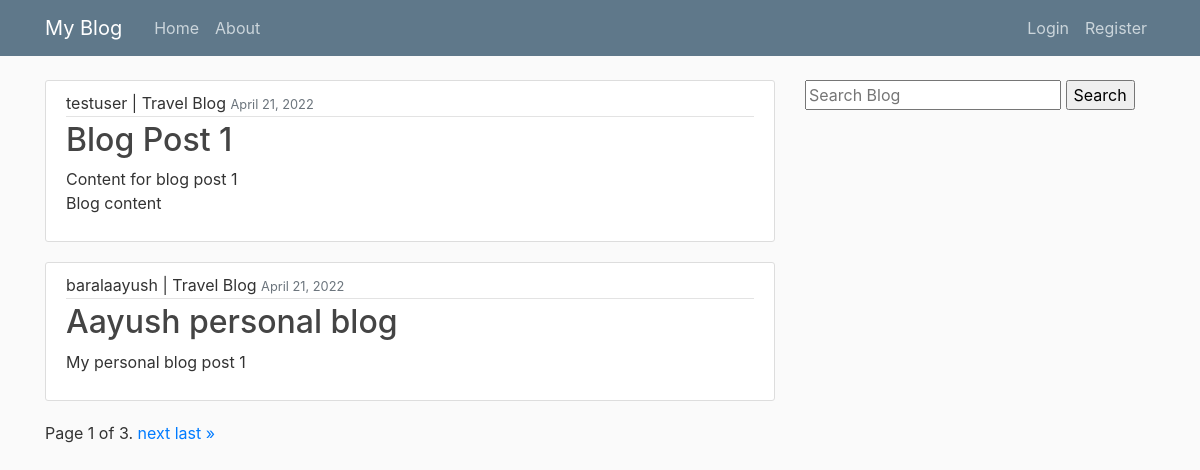
The page / on the database its author committed.
### blog/models.py (models this page shows, shortened)
class Post(models.Model):
    title = models.CharField(max_length=20)
    content = models.TextField()
    date_posted = models.DateField(default=timezone.now)
    author = models.ForeignKey(User, on_delete=models.CASCADE)
    slug = models.SlugField(null=False, unique=True)
    category = models.ForeignKey(Category, on_delete=models.CASCADE)

class Category(models.Model):
    category_name = models.CharField(max_length=50)
    def __str__(self):
        return self.category_name

### blog/views.py (the view)
# urls.py: path('', PostListView.as_view(), name='blog-home'),
class PostListView(ListView):
    model = Post
    template_name = 'blog/home.html'
    context_object_name = 'posts'
    paginate_by = 2
    def get_queryset(self):
        query = self.request.GET.get('q')
        if query:
            object_list = self.model.objects.filter(title__icontains=query)
        else:
            object_list = self.model.objects.all()
        return object_list

### blog/templates/blog/home.html (shortened to what this page needs)
{% extends "blog/base.html" %}
{% block content %}
  {% for post in posts %}
    <article class="media content-section">
      <div class="media-body">
        <div class="article-metadata">
          {{ post.author }} |
          {{ post.category }}
          <small class="text-muted">{{ post.date_posted|date:"F d, Y" }}</small>
        </div>
        <h2><a class="article-title" href="{% url 'post-detail' post.slug %}">{{ post.title }}</a></h2>
        <p class="article-content">{{ post.content }}</p>
      </div>
    </article>
    {% endfor %}
    {% if is_paginated %}
      <div class="pagination">
          <span class="step-links">
              <span class="current">
                  Page {{ page_obj.number }} of {{ page_obj.paginator.num_pages }}.
              </span>
              {% if page_obj.has_next %}
                  <a href="?page={{ page_obj.next_page_number }}">next</a>
                  <a href="?page={{ page_obj.paginator.num_pages }}">last &raquo;</a>
              {% endif %}
          </span>
      </div>
    {% endif %}
{% endblock content %}

### blog/templates/blog/base.html (shortened to what this page needs)
{% load static %}
<!DOCTYPE html>
<html>
<head>
    <link rel="stylesheet" href="https://maxcdn.bootstrapcdn.com/bootstrap/4.0.0/css/bootstrap.min.css">
    <link rel="stylesheet" type="text/css" href="{% static 'blog/main.css' %}">
</head>
<body>
    <header class="site-header">
      <nav class="navbar navbar-expand-md navbar-dark bg-steel fixed-top">
        <div class="container">
          <a class="navbar-brand mr-4" href="{% url 'blog-home' %}">My Blog</a>
          <div class="collapse navbar-collapse" id="navbarToggle">
            <div class="navbar-nav mr-auto">
              <a class="nav-item nav-link" href="{% url 'blog-home' %}">Home</a>
              <a class="nav-item nav-link" href="{% url 'blog-about' %}">About</a>
            </div>
            <div class="navbar-nav">
              {% if user.is_authenticated %}
                <a class="nav-item nav-link" href="{% url 'post-create' %}">Add Post</a>
                <a class="nav-item nav-link" href="{% url 'profile' %}">Profile</a>
                <a class="nav-item nav-link" href="{% url 'fetch-data' %}">Fetch Data</a>
                <a class="nav-item nav-link" href="{% url 'logout' %}">Logout</a>
              {% else %}
                <a class="nav-item nav-link" href="{% url 'login' %}">Login</a>
                <a class="nav-item nav-link" href="{% url 'register' %}">Register</a>
              {% endif %}
            </div>
          </div>
        </div>
      </nav>
    </header>
    <main role="main" class="container">
      <div class="row">
        <div class="col-md-8">
          {% block content %}{% endblock %}
        </div>
        <div class="col-md-4">
            <form method='GET' action =''>
              <input type='text' name='q' placeholder="Search Blog" value='{{ request.GET.q }}'/>
              <input type="Submit" value="Search"/>
            </form>
        </div>
      </div>
    </main>
</body>
</html>

### blog/static/blog/main.css (style rules this page uses)
body { background: #fafafa; color: #333333; margin-top: 5rem; }
h1, h2, h3, h4, h5, h6 { color: #444444; }
.bg-steel { background-color: #5f788a; }
.site-header .navbar-nav .nav-link { color: #cbd5db; }
.content-section { background: #ffffff; padding: 10px 20px; border: 1px solid #dddddd; border-radius: 3px; margin-bottom: 20px; }
.article-title { color: #444444; }
.article-content { white-space: pre-line; }
.article-metadata { padding-bottom: 1px; margin-bottom: 4px; border-bottom: 1px solid #e3e3e3 }

### rows shown on the page
Post: author "testuser", category "Travel Blog", date_posted "April 21, 2022", title "Blog Post 1", content "Content for blog post 1 Blog content"
Post: author "baralaayush", category "Travel Blog", date_posted "April 21, 2022", title "Aayush personal blog", content "My personal blog post 1"

### other values the page prints
{{ page_obj.number }} "1"
{{ page_obj.paginator.num_pages }} "3"
